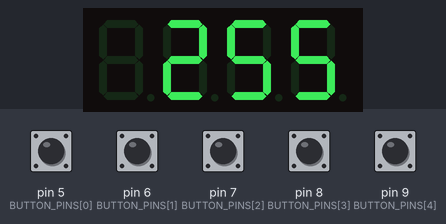
The sketch below on a simulated Arduino Uno, built with avr-gcc and run on an emulated ATmega328P. On the bench: 4-digit seven-segment display. The test bench sets the inputs (shaded band); at power-on: pin 5 (BUTTON_PINS[0]), pin 6 (BUTTON_PINS[1]), pin 7 (BUTTON_PINS[2]), pin 8 (BUTTON_PINS[3]), pin 9 (BUTTON_PINS[4]) HIGH.

Above: at 1.2 s.
1.3 s: pin 5 (BUTTON_PINS[0]) pulled LOW for 0.15 s
At 3.1 s:
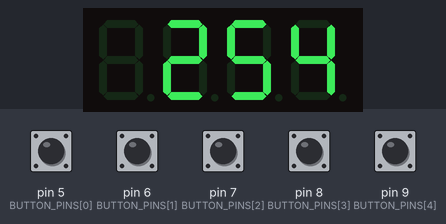
At 4.0 s:
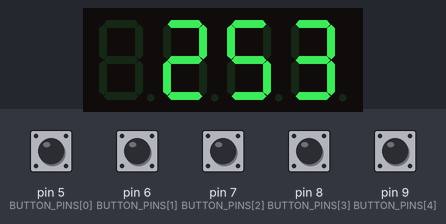
Timing chart, 0 to 5.5 s (numbered marks = the images above; inputs shaded):
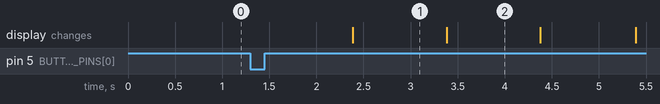

The sketch:

no_cheating_machine.ino
```cpp
#include <EEPROM.h>
#include <Bounce2.h>
#include "TM1637.h"

#define CLK 3
#define DIO 4
TM1637 tm1637(CLK, DIO);

#define BUZZER 2

#define NUM_OF_BUTTONS 5
#define PAUSE_BUTTON_INDEX 0
#define RESTART_BUTTON_INDEX 1
#define UP_BUTTON_INDEX 2
#define DOWN_BUTTON_INDEX 3
#define SAVE_BUTTON_INDEX 4

const uint8_t BUTTON_PINS[NUM_OF_BUTTONS] = {5, 6, 7, 8, 9};

unsigned long timer = millis();
byte workoutLength = 40;
byte pauseLength = 15;
byte storedWorkoutLength = 0;
byte storedPauseLength = 0;
byte workoutCounter = 0;
byte pauseCounter = 0;
bool isWorkout = false;
bool paused = true;

uint8_t previousButtonStates[NUM_OF_BUTTONS] = {HIGH, HIGH, HIGH, HIGH, HIGH};
uint8_t buttonStateChanges[NUM_OF_BUTTONS] = {HIGH, HIGH, HIGH, HIGH, HIGH};

Bounce * buttonDebouncers = new Bounce[NUM_OF_BUTTONS];

void setup() {

  Serial.begin(9600);

  for (int i = 0; i < NUM_OF_BUTTONS; i++) {
    buttonDebouncers[i].attach(BUTTON_PINS[i], INPUT_PULLUP);
    buttonDebouncers[i].interval(50);
  }

  // reading lengths from memory
  storedWorkoutLength = EEPROM.read(0);
  storedPauseLength = EEPROM.read(1);
  workoutLength = storedWorkoutLength == 0 ? workoutLength : storedWorkoutLength;
  pauseLength = storedPauseLength == 0 ? pauseLength : storedPauseLength;
  workoutCounter = workoutLength;
  pauseCounter = pauseLength;

  tm1637.init();
  tm1637.set(BRIGHT_TYPICAL); //BRIGHT_TYPICAL = 2,BRIGHT_DARKEST = 0,BRIGHTEST = 7;

}

void loop() {

  displayCurrentTime();
  readButtons();
  resolveInputChanges();

  if(!paused) {
    runTimer();
  }
}

void readButtons() {

  for (int i = 0; i < NUM_OF_BUTTONS; i++)  {
    buttonDebouncers[i].update();
    int currentButtonState = buttonDebouncers[i].read();

    if(previousButtonStates[i] != currentButtonState) {
      if(currentButtonState == LOW) {
        buttonStateChanges[i] = LOW;
      }
    }
    previousButtonStates[i] = currentButtonState;
  }

}

void resolveInputChanges() {

  for (int i = 0; i < NUM_OF_BUTTONS; i++)  {
    if(buttonStateChanges[i] == LOW) {
      functionTriggerSwitch(i);
      buttonStateChanges[i] = HIGH;
    }
  }

}

void runTimer() {

  if (millis() - timer >= 1000) {

    timer += 1000;

    if(isWorkout) {
      workoutCounter--;
      if (workoutCounter == 0) {
        workoutCounter = workoutLength;
        isWorkout = false;
      }
    } else {
      pauseCounter--;
      if (pauseCounter == 0) {
        pauseCounter = pauseLength;
        isWorkout = true;
      }
    }
    warningBeeps();
    displayCurrentTime();
  }
}

void functionTriggerSwitch(int buttonIndex) {

  switch(buttonIndex) {

    case PAUSE_BUTTON_INDEX:
      togglePause();
      break;

    case RESTART_BUTTON_INDEX:
      restart();
      break;

    case UP_BUTTON_INDEX:
      timeChange(1);
      break;

    case DOWN_BUTTON_INDEX:
      timeChange(-1);
      break;

    case SAVE_BUTTON_INDEX:
      saveLengths();
      break;
  }
}

void togglePause() {
  if(paused) {
    timer = millis();
  }
  paused = paused ? false : true;
}

void restart() {
  workoutCounter = workoutLength;
  pauseCounter = pauseLength;
  if(paused) {
    displayCurrentTime();
  }
}

void timeChange(int change) {
  if(paused) {
    if(isWorkout) {
      workoutLength += change;
      workoutCounter = workoutLength;
    } else {
      pauseLength += change;
      pauseCounter = pauseLength;
    }
    displayCurrentTime();
  }
}

void saveLengths() {
    if(storedWorkoutLength != workoutLength) {
      EEPROM.write(0, workoutLength);
      storedWorkoutLength = workoutLength;
      Serial.print("workoutLength stored: ");
      Serial.println(workoutLength);
    }
    if(storedPauseLength != pauseLength) {
      EEPROM.write(1, pauseLength);
      storedPauseLength = pauseLength;
      Serial.print("pauseLength stored: ");
      Serial.println(pauseLength);
    }
}

void displayCurrentTime() {
  if(isWorkout) {
    displaySeconds(workoutCounter);
  } else {
    displaySeconds(pauseCounter);
  }
}

// display the number on the most two right digits on the display
void displaySeconds(int seconds) {
  int ones = getDigit(seconds, 1);
  int tenths = getDigit(seconds, 10);
  int hunderts = getDigit(seconds, 100);
  if(hunderts != 0) {
    tm1637.display(1, hunderts);
  }
  tm1637.display(2, tenths);
  tm1637.display(3, ones);
}

// extracts a digit from the integer on specific position -
// getDigit(2564, 1)    = 4
// getDigit(2564, 10)   = 6
// getDigit(2564, 100)  = 5
// getDigit(2564, 1000) = 2
int getDigit(int number, int decimal) {
  int digit = (number / decimal) % 10;
  return digit;
}

void warningBeeps() {
  if (workoutCounter <= 5 || pauseCounter <= 5) {
    if(workoutCounter == 1 || pauseCounter == 1) {
      tone(BUZZER, 4000, 700);
    } else {
      tone(BUZZER, 3000, 200);
    }
  }
}
```

Measured:
- after the input at 1.3 s, the display: changes after 1.1 s (image 1)
- what the display in image 1 shows lasts 1.0 s, from 2.4 s to 3.4 s
